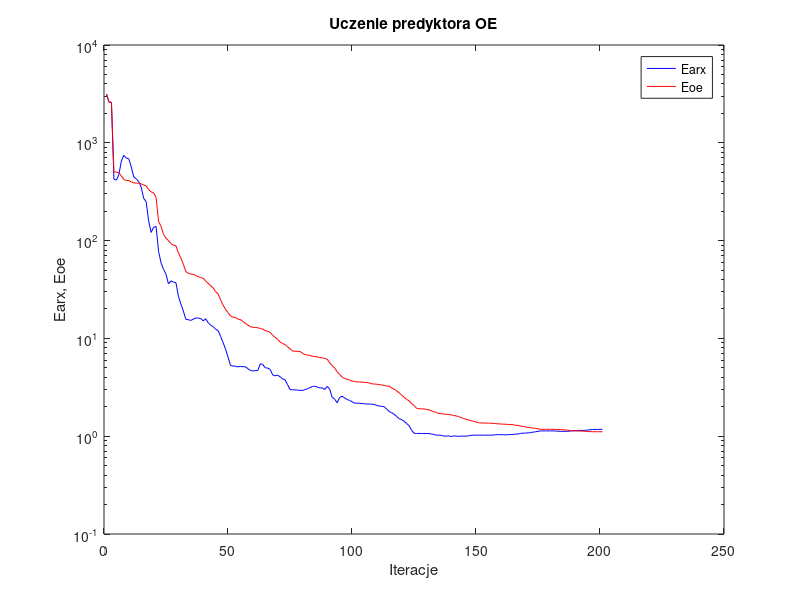
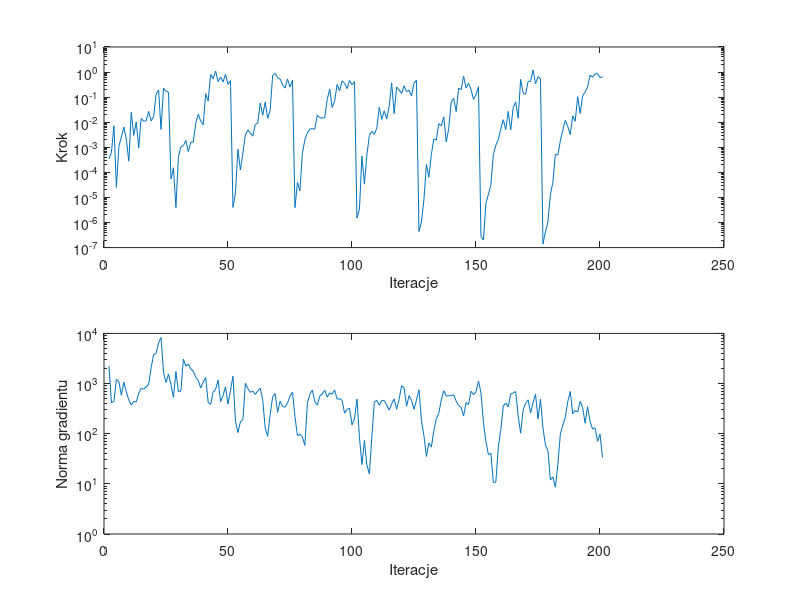

Here is the MATLAB script that generated these plots, in order:
%uczenie predyktora oe
clear all;
n=0; farx(n+1)=3.149628e+003; foe(n+1)=3.161883e+003; wspucz(n+1)=0.000000e+000; ng(n+1)=0.000000e+000;
%odnowa zmiennej metryki
n=1; farx(n+1)=2.609356e+003; foe(n+1)=2.617975e+003; krok(n+1)=3.467612e-004; ng(n+1)=2.234374e+003;
n=2; farx(n+1)=2.579387e+003; foe(n+1)=2.602482e+003; krok(n+1)=6.369581e-004; ng(n+1)=4.133974e+002;
n=3; farx(n+1)=4.255249e+002; foe(n+1)=5.039434e+002; krok(n+1)=7.242402e-003; ng(n+1)=4.406656e+002;
n=4; farx(n+1)=4.154024e+002; foe(n+1)=5.013740e+002; krok(n+1)=2.533263e-005; ng(n+1)=1.217587e+003;
n=5; farx(n+1)=4.741583e+002; foe(n+1)=4.949277e+002; krok(n+1)=1.072587e-003; ng(n+1)=1.091969e+003;
n=6; farx(n+1)=6.512115e+002; foe(n+1)=4.583031e+002; krok(n+1)=2.600344e-003; ng(n+1)=5.844200e+002;
n=7; farx(n+1)=7.455192e+002; foe(n+1)=4.212856e+002; krok(n+1)=6.374691e-003; ng(n+1)=1.062201e+003;
n=8; farx(n+1)=6.974221e+002; foe(n+1)=4.128818e+002; krok(n+1)=2.118327e-003; ng(n+1)=6.857344e+002;
n=9; farx(n+1)=6.862115e+002; foe(n+1)=4.100196e+002; krok(n+1)=2.799030e-004; ng(n+1)=4.718801e+002;
n=10; farx(n+1)=5.661636e+002; foe(n+1)=3.989071e+002; krok(n+1)=2.476948e-002; ng(n+1)=3.729523e+002;
n=11; farx(n+1)=4.473640e+002; foe(n+1)=3.892696e+002; krok(n+1)=2.990851e-003; ng(n+1)=4.422476e+002;
n=12; farx(n+1)=4.282009e+002; foe(n+1)=3.874845e+002; krok(n+1)=1.027811e-002; ng(n+1)=4.283278e+002;
n=13; farx(n+1)=4.009880e+002; foe(n+1)=3.862143e+002; krok(n+1)=9.540187e-004; ng(n+1)=6.358842e+002;
n=14; farx(n+1)=3.521910e+002; foe(n+1)=3.808977e+002; krok(n+1)=1.417782e-002; ng(n+1)=8.006760e+002;
n=15; farx(n+1)=2.700614e+002; foe(n+1)=3.700863e+002; krok(n+1)=1.095618e-002; ng(n+1)=7.744106e+002;
n=16; farx(n+1)=2.495465e+002; foe(n+1)=3.619908e+002; krok(n+1)=1.129495e-002; ng(n+1)=8.540245e+002;
n=17; farx(n+1)=1.590889e+002; foe(n+1)=3.335424e+002; krok(n+1)=2.705929e-002; ng(n+1)=9.722427e+002;
n=18; farx(n+1)=1.212900e+002; foe(n+1)=3.149820e+002; krok(n+1)=1.131031e-002; ng(n+1)=2.073549e+003;
n=19; farx(n+1)=1.370192e+002; foe(n+1)=3.083266e+002; krok(n+1)=1.660195e-002; ng(n+1)=3.776255e+003;
n=20; farx(n+1)=1.395105e+002; foe(n+1)=2.763734e+002; krok(n+1)=1.292864e-001; ng(n+1)=3.934210e+003;
n=21; farx(n+1)=7.753369e+001; foe(n+1)=1.572659e+002; krok(n+1)=1.928435e-001; ng(n+1)=6.483245e+003;
n=22; farx(n+1)=5.926808e+001; foe(n+1)=1.396386e+002; krok(n+1)=5.139053e-003; ng(n+1)=8.293606e+003;
n=23; farx(n+1)=5.086417e+001; foe(n+1)=1.157789e+002; krok(n+1)=2.268451e-001; ng(n+1)=1.671691e+003;
n=24; farx(n+1)=4.529991e+001; foe(n+1)=1.058255e+002; krok(n+1)=1.713887e-001; ng(n+1)=1.048447e+003;
n=25; farx(n+1)=3.605824e+001; foe(n+1)=1.000596e+002; krok(n+1)=1.580662e-001; ng(n+1)=1.537446e+003;
%odnowa zmiennej metryki
n=26; farx(n+1)=3.878210e+001; foe(n+1)=9.311531e+001; krok(n+1)=5.445660e-005; ng(n+1)=9.520526e+002;
n=27; farx(n+1)=3.767438e+001; foe(n+1)=8.969027e+001; krok(n+1)=1.520753e-004; ng(n+1)=5.304063e+002;
n=28; farx(n+1)=3.715188e+001; foe(n+1)=8.866413e+001; krok(n+1)=3.947840e-006; ng(n+1)=1.735477e+003;
n=29; farx(n+1)=2.701365e+001; foe(n+1)=7.488926e+001; krok(n+1)=4.228014e-004; ng(n+1)=6.820656e+002;
n=30; farx(n+1)=2.247569e+001; foe(n+1)=6.621000e+001; krok(n+1)=1.046882e-003; ng(n+1)=7.112393e+002;
n=31; farx(n+1)=1.903456e+001; foe(n+1)=5.727599e+001; krok(n+1)=1.166078e-003; ng(n+1)=3.069749e+003;
n=32; farx(n+1)=1.568067e+001; foe(n+1)=4.817211e+001; krok(n+1)=1.882699e-003; ng(n+1)=2.224321e+003;
n=33; farx(n+1)=1.554608e+001; foe(n+1)=4.638145e+001; krok(n+1)=6.696507e-004; ng(n+1)=2.457562e+003;
n=34; farx(n+1)=1.527163e+001; foe(n+1)=4.546195e+001; krok(n+1)=1.578712e-003; ng(n+1)=1.948357e+003;
n=35; farx(n+1)=1.572537e+001; foe(n+1)=4.516567e+001; krok(n+1)=1.599773e-003; ng(n+1)=1.766462e+003;
n=36; farx(n+1)=1.619116e+001; foe(n+1)=4.396076e+001; krok(n+1)=9.428457e-003; ng(n+1)=1.341465e+003;
n=37; farx(n+1)=1.613679e+001; foe(n+1)=4.279136e+001; krok(n+1)=2.082971e-002; ng(n+1)=1.143532e+003;
n=38; farx(n+1)=1.596111e+001; foe(n+1)=4.193240e+001; krok(n+1)=1.109636e-002; ng(n+1)=8.199859e+002;
n=39; farx(n+1)=1.509108e+001; foe(n+1)=4.123352e+001; krok(n+1)=8.009570e-003; ng(n+1)=1.065313e+003;
n=40; farx(n+1)=1.589321e+001; foe(n+1)=3.855809e+001; krok(n+1)=1.365450e-001; ng(n+1)=1.321671e+003;
n=41; farx(n+1)=1.448572e+001; foe(n+1)=3.656856e+001; krok(n+1)=6.964181e-002; ng(n+1)=4.229477e+002;
n=42; farx(n+1)=1.366032e+001; foe(n+1)=3.446714e+001; krok(n+1)=8.008859e-001; ng(n+1)=3.849759e+002;
n=43; farx(n+1)=1.320045e+001; foe(n+1)=3.289602e+001; krok(n+1)=5.422916e-001; ng(n+1)=6.748787e+002;
n=44; farx(n+1)=1.242315e+001; foe(n+1)=3.011895e+001; krok(n+1)=1.104103e+000; ng(n+1)=7.633777e+002;
n=45; farx(n+1)=1.201368e+001; foe(n+1)=2.849700e+001; krok(n+1)=4.128102e-001; ng(n+1)=1.174285e+003;
n=46; farx(n+1)=1.051438e+001; foe(n+1)=2.481177e+001; krok(n+1)=6.314556e-001; ng(n+1)=4.351293e+002;
n=47; farx(n+1)=9.099468e+000; foe(n+1)=2.195587e+001; krok(n+1)=4.063898e-001; ng(n+1)=5.759588e+002;
n=48; farx(n+1)=7.784638e+000; foe(n+1)=1.978431e+001; krok(n+1)=8.159604e-001; ng(n+1)=8.631369e+002;
n=49; farx(n+1)=6.463663e+000; foe(n+1)=1.840912e+001; krok(n+1)=3.214238e-001; ng(n+1)=3.885853e+002;
n=50; farx(n+1)=5.285975e+000; foe(n+1)=1.701699e+001; krok(n+1)=4.555491e-001; ng(n+1)=7.340950e+002;
%odnowa zmiennej metryki
n=51; farx(n+1)=5.215336e+000; foe(n+1)=1.644996e+001; krok(n+1)=3.984954e-006; ng(n+1)=1.401333e+003;
n=52; farx(n+1)=5.198136e+000; foe(n+1)=1.641462e+001; krok(n+1)=1.549259e-005; ng(n+1)=1.768919e+002;
n=53; farx(n+1)=5.110696e+000; foe(n+1)=1.572633e+001; krok(n+1)=8.442236e-004; ng(n+1)=1.056060e+002;
n=54; farx(n+1)=5.179024e+000; foe(n+1)=1.562405e+001; krok(n+1)=1.239407e-004; ng(n+1)=1.722000e+002;
n=55; farx(n+1)=5.133286e+000; foe(n+1)=1.488623e+001; krok(n+1)=5.834916e-004; ng(n+1)=1.905664e+002;
n=56; farx(n+1)=5.132828e+000; foe(n+1)=1.428594e+001; krok(n+1)=3.135616e-003; ng(n+1)=1.012528e+003;
n=57; farx(n+1)=4.901508e+000; foe(n+1)=1.367241e+001; krok(n+1)=4.935931e-003; ng(n+1)=7.907654e+002;
n=58; farx(n+1)=4.724176e+000; foe(n+1)=1.317555e+001; krok(n+1)=3.704626e-003; ng(n+1)=6.681548e+002;
n=59; farx(n+1)=4.645107e+000; foe(n+1)=1.298444e+001; krok(n+1)=2.774090e-003; ng(n+1)=7.090359e+002;
n=60; farx(n+1)=4.678930e+000; foe(n+1)=1.292650e+001; krok(n+1)=8.174750e-003; ng(n+1)=6.081302e+002;
n=61; farx(n+1)=4.698467e+000; foe(n+1)=1.286462e+001; krok(n+1)=9.307204e-003; ng(n+1)=7.145777e+002;
n=62; farx(n+1)=5.491920e+000; foe(n+1)=1.261171e+001; krok(n+1)=5.793922e-002; ng(n+1)=8.134282e+002;
n=63; farx(n+1)=5.420957e+000; foe(n+1)=1.248464e+001; krok(n+1)=1.910413e-002; ng(n+1)=4.726216e+002;
n=64; farx(n+1)=5.007625e+000; foe(n+1)=1.200283e+001; krok(n+1)=6.288276e-002; ng(n+1)=1.291242e+002;
n=65; farx(n+1)=4.978730e+000; foe(n+1)=1.185682e+001; krok(n+1)=1.430505e-002; ng(n+1)=8.870747e+001;
n=66; farx(n+1)=4.814211e+000; foe(n+1)=1.151522e+001; krok(n+1)=3.002384e-002; ng(n+1)=2.415198e+002;
n=67; farx(n+1)=4.237037e+000; foe(n+1)=1.079808e+001; krok(n+1)=7.238598e-001; ng(n+1)=5.406831e+002;
n=68; farx(n+1)=4.138936e+000; foe(n+1)=1.025018e+001; krok(n+1)=8.823184e-001; ng(n+1)=6.304301e+002;
n=69; farx(n+1)=4.212811e+000; foe(n+1)=9.808412e+000; krok(n+1)=6.041087e-001; ng(n+1)=2.663162e+002;
n=70; farx(n+1)=4.052607e+000; foe(n+1)=9.166783e+000; krok(n+1)=5.312625e-001; ng(n+1)=4.482370e+002;
n=71; farx(n+1)=3.864474e+000; foe(n+1)=8.859384e+000; krok(n+1)=3.064368e-001; ng(n+1)=3.527172e+002;
n=72; farx(n+1)=3.779028e+000; foe(n+1)=8.662091e+000; krok(n+1)=2.292378e-001; ng(n+1)=3.367788e+002;
n=73; farx(n+1)=3.369944e+000; foe(n+1)=8.212564e+000; krok(n+1)=5.317968e-001; ng(n+1)=4.092431e+002;
n=74; farx(n+1)=3.006172e+000; foe(n+1)=7.831465e+000; krok(n+1)=2.522670e-001; ng(n+1)=5.604883e+002;
n=75; farx(n+1)=2.979138e+000; foe(n+1)=7.416399e+000; krok(n+1)=4.698917e-001; ng(n+1)=6.742886e+002;
%odnowa zmiennej metryki
n=76; farx(n+1)=2.981728e+000; foe(n+1)=7.396518e+000; krok(n+1)=3.917546e-006; ng(n+1)=2.189635e+002;
n=77; farx(n+1)=2.959301e+000; foe(n+1)=7.371466e+000; krok(n+1)=3.982214e-005; ng(n+1)=9.098827e+001;
n=78; farx(n+1)=2.947279e+000; foe(n+1)=7.353473e+000; krok(n+1)=1.848840e-005; ng(n+1)=9.776955e+001;
n=79; farx(n+1)=2.932753e+000; foe(n+1)=7.055672e+000; krok(n+1)=6.037139e-004; ng(n+1)=8.538654e+001;
n=80; farx(n+1)=2.994433e+000; foe(n+1)=6.839205e+000; krok(n+1)=1.970836e-003; ng(n+1)=5.865280e+001;
n=81; farx(n+1)=3.057687e+000; foe(n+1)=6.763456e+000; krok(n+1)=3.813746e-003; ng(n+1)=4.050211e+002;
n=82; farx(n+1)=3.132604e+000; foe(n+1)=6.702640e+000; krok(n+1)=5.294040e-003; ng(n+1)=6.087260e+002;
n=83; farx(n+1)=3.222030e+000; foe(n+1)=6.559031e+000; krok(n+1)=5.548179e-003; ng(n+1)=7.462573e+002;
n=84; farx(n+1)=3.246388e+000; foe(n+1)=6.531169e+000; krok(n+1)=5.295103e-003; ng(n+1)=4.353374e+002;
n=85; farx(n+1)=3.178553e+000; foe(n+1)=6.467525e+000; krok(n+1)=1.939776e-002; ng(n+1)=3.696239e+002;
n=86; farx(n+1)=3.113867e+000; foe(n+1)=6.378982e+000; krok(n+1)=1.521910e-002; ng(n+1)=5.619500e+002;
n=87; farx(n+1)=3.122191e+000; foe(n+1)=6.327059e+000; krok(n+1)=1.448480e-002; ng(n+1)=6.219456e+002;
n=88; farx(n+1)=3.006786e+000; foe(n+1)=6.233775e+000; krok(n+1)=1.511435e-002; ng(n+1)=7.337686e+002;
n=89; farx(n+1)=3.234161e+000; foe(n+1)=6.132534e+000; krok(n+1)=8.033198e-002; ng(n+1)=5.389715e+002;
n=90; farx(n+1)=3.035058e+000; foe(n+1)=5.632129e+000; krok(n+1)=2.103304e-001; ng(n+1)=6.498176e+002;
n=91; farx(n+1)=2.494266e+000; foe(n+1)=5.282083e+000; krok(n+1)=3.836134e-002; ng(n+1)=6.136378e+002;
n=92; farx(n+1)=2.400036e+000; foe(n+1)=4.981751e+000; krok(n+1)=6.935426e-002; ng(n+1)=7.454576e+002;
n=93; farx(n+1)=2.195159e+000; foe(n+1)=4.565166e+000; krok(n+1)=3.213279e-001; ng(n+1)=4.868878e+002;
n=94; farx(n+1)=2.484206e+000; foe(n+1)=4.281733e+000; krok(n+1)=1.778431e-001; ng(n+1)=4.997693e+002;
n=95; farx(n+1)=2.564784e+000; foe(n+1)=4.036794e+000; krok(n+1)=4.317671e-001; ng(n+1)=4.632852e+002;
n=96; farx(n+1)=2.464410e+000; foe(n+1)=3.898129e+000; krok(n+1)=3.648074e-001; ng(n+1)=2.571906e+002;
n=97; farx(n+1)=2.374974e+000; foe(n+1)=3.816718e+000; krok(n+1)=2.186494e-001; ng(n+1)=3.050500e+002;
n=98; farx(n+1)=2.323909e+000; foe(n+1)=3.747441e+000; krok(n+1)=4.641165e-001; ng(n+1)=3.219087e+002;
n=99; farx(n+1)=2.254250e+000; foe(n+1)=3.681587e+000; krok(n+1)=3.118100e-001; ng(n+1)=1.499908e+002;
n=100; farx(n+1)=2.179338e+000; foe(n+1)=3.622076e+000; krok(n+1)=4.128102e-001; ng(n+1)=1.978181e+002;
%odnowa zmiennej metryki
n=101; farx(n+1)=2.175875e+000; foe(n+1)=3.593767e+000; krok(n+1)=1.495620e-006; ng(n+1)=4.932085e+002;
n=102; farx(n+1)=2.175311e+000; foe(n+1)=3.592144e+000; krok(n+1)=3.430845e-006; ng(n+1)=8.507648e+001;
n=103; farx(n+1)=2.153266e+000; foe(n+1)=3.569374e+000; krok(n+1)=4.430569e-004; ng(n+1)=2.422729e+001;
n=104; farx(n+1)=2.151291e+000; foe(n+1)=3.557155e+000; krok(n+1)=3.400479e-005; ng(n+1)=7.298990e+001;
n=105; farx(n+1)=2.131275e+000; foe(n+1)=3.539436e+000; krok(n+1)=4.957630e-004; ng(n+1)=2.360939e+001;
n=106; farx(n+1)=2.132738e+000; foe(n+1)=3.500205e+000; krok(n+1)=2.939560e-003; ng(n+1)=1.581772e+001;
n=107; farx(n+1)=2.127260e+000; foe(n+1)=3.431466e+000; krok(n+1)=4.372259e-003; ng(n+1)=8.633164e+001;
n=108; farx(n+1)=2.109188e+000; foe(n+1)=3.416850e+000; krok(n+1)=3.303309e-003; ng(n+1)=4.275256e+002;
n=109; farx(n+1)=2.062547e+000; foe(n+1)=3.399940e+000; krok(n+1)=5.829338e-003; ng(n+1)=4.616117e+002;
n=110; farx(n+1)=2.037706e+000; foe(n+1)=3.370317e+000; krok(n+1)=3.933136e-002; ng(n+1)=3.687041e+002;
n=111; farx(n+1)=2.017600e+000; foe(n+1)=3.342224e+000; krok(n+1)=1.303276e-002; ng(n+1)=4.610706e+002;
n=112; farx(n+1)=2.003114e+000; foe(n+1)=3.300448e+000; krok(n+1)=2.847603e-002; ng(n+1)=4.595598e+002;
n=113; farx(n+1)=1.893083e+000; foe(n+1)=3.261705e+000; krok(n+1)=1.333847e-002; ng(n+1)=3.747778e+002;
n=114; farx(n+1)=1.788583e+000; foe(n+1)=3.245036e+000; krok(n+1)=4.446078e-002; ng(n+1)=2.955666e+002;
n=115; farx(n+1)=1.737712e+000; foe(n+1)=3.108327e+000; krok(n+1)=3.691454e-001; ng(n+1)=3.966074e+002;
n=116; farx(n+1)=1.677710e+000; foe(n+1)=3.030331e+000; krok(n+1)=2.191235e-002; ng(n+1)=4.936303e+002;
n=117; farx(n+1)=1.590989e+000; foe(n+1)=2.913235e+000; krok(n+1)=2.543102e-001; ng(n+1)=3.072296e+002;
n=118; farx(n+1)=1.510487e+000; foe(n+1)=2.769778e+000; krok(n+1)=1.936041e-001; ng(n+1)=4.854294e+002;
n=119; farx(n+1)=1.477137e+000; foe(n+1)=2.646497e+000; krok(n+1)=1.407955e-001; ng(n+1)=8.998927e+002;
n=120; farx(n+1)=1.422049e+000; foe(n+1)=2.496623e+000; krok(n+1)=2.828655e-001; ng(n+1)=8.206673e+002;
n=121; farx(n+1)=1.349668e+000; foe(n+1)=2.387829e+000; krok(n+1)=1.660944e-001; ng(n+1)=3.523249e+002;
n=122; farx(n+1)=1.281797e+000; foe(n+1)=2.298694e+000; krok(n+1)=1.892969e-001; ng(n+1)=5.729115e+002;
n=123; farx(n+1)=1.154898e+000; foe(n+1)=2.159948e+000; krok(n+1)=1.119739e-001; ng(n+1)=4.616420e+002;
n=124; farx(n+1)=1.072228e+000; foe(n+1)=2.069023e+000; krok(n+1)=3.604099e-001; ng(n+1)=3.061941e+002;
n=125; farx(n+1)=1.067591e+000; foe(n+1)=1.930373e+000; krok(n+1)=4.635137e-001; ng(n+1)=4.679074e+002;
%odnowa zmiennej metryki
n=126; farx(n+1)=1.066789e+000; foe(n+1)=1.908129e+000; krok(n+1)=4.391862e-007; ng(n+1)=7.548467e+002;
n=127; farx(n+1)=1.066580e+000; foe(n+1)=1.905603e+000; krok(n+1)=1.047448e-006; ng(n+1)=1.834213e+002;
n=128; farx(n+1)=1.065612e+000; foe(n+1)=1.900202e+000; krok(n+1)=8.153596e-006; ng(n+1)=9.151019e+001;
n=129; farx(n+1)=1.065388e+000; foe(n+1)=1.881579e+000; krok(n+1)=2.084136e-004; ng(n+1)=3.515911e+001;
n=130; farx(n+1)=1.064596e+000; foe(n+1)=1.863171e+000; krok(n+1)=6.408173e-005; ng(n+1)=6.553375e+001;
n=131; farx(n+1)=1.052788e+000; foe(n+1)=1.814385e+000; krok(n+1)=5.188110e-004; ng(n+1)=5.400771e+001;
n=132; farx(n+1)=1.042739e+000; foe(n+1)=1.783520e+000; krok(n+1)=2.156451e-003; ng(n+1)=1.153383e+002;
n=133; farx(n+1)=1.024044e+000; foe(n+1)=1.742717e+000; krok(n+1)=1.940049e-003; ng(n+1)=1.991322e+002;
n=134; farx(n+1)=1.025198e+000; foe(n+1)=1.709877e+000; krok(n+1)=8.704305e-003; ng(n+1)=2.551634e+002;
n=135; farx(n+1)=1.021301e+000; foe(n+1)=1.699492e+000; krok(n+1)=7.088910e-003; ng(n+1)=4.715287e+002;
n=136; farx(n+1)=1.002625e+000; foe(n+1)=1.682134e+000; krok(n+1)=1.632237e-002; ng(n+1)=7.195618e+002;
n=137; farx(n+1)=1.002378e+000; foe(n+1)=1.676059e+000; krok(n+1)=1.632192e-003; ng(n+1)=5.649468e+002;
n=138; farx(n+1)=1.009499e+000; foe(n+1)=1.669111e+000; krok(n+1)=5.608324e-003; ng(n+1)=5.687768e+002;
n=139; farx(n+1)=9.909872e-001; foe(n+1)=1.650821e+000; krok(n+1)=6.468141e-002; ng(n+1)=5.816298e+002;
n=140; farx(n+1)=1.007047e+000; foe(n+1)=1.631462e+000; krok(n+1)=9.004374e-002; ng(n+1)=5.936440e+002;
n=141; farx(n+1)=1.003623e+000; foe(n+1)=1.614537e+000; krok(n+1)=2.667694e-002; ng(n+1)=4.475713e+002;
n=142; farx(n+1)=9.955385e-001; foe(n+1)=1.579302e+000; krok(n+1)=2.268193e-001; ng(n+1)=3.612808e+002;
n=143; farx(n+1)=1.003236e+000; foe(n+1)=1.553686e+000; krok(n+1)=1.992696e-001; ng(n+1)=3.343898e+002;
n=144; farx(n+1)=1.001305e+000; foe(n+1)=1.514984e+000; krok(n+1)=6.776371e-001; ng(n+1)=2.253596e+002;
n=145; farx(n+1)=1.002425e+000; foe(n+1)=1.489456e+000; krok(n+1)=2.317569e-001; ng(n+1)=4.180297e+002;
n=146; farx(n+1)=1.008242e+000; foe(n+1)=1.466688e+000; krok(n+1)=3.589369e-001; ng(n+1)=3.794843e+002;
n=147; farx(n+1)=1.020876e+000; foe(n+1)=1.435412e+000; krok(n+1)=2.001704e-001; ng(n+1)=7.033870e+002;
n=148; farx(n+1)=1.023265e+000; foe(n+1)=1.421447e+000; krok(n+1)=8.100548e-002; ng(n+1)=5.994138e+002;
n=149; farx(n+1)=1.026857e+000; foe(n+1)=1.402306e+000; krok(n+1)=1.249482e-001; ng(n+1)=6.877707e+002;
n=150; farx(n+1)=1.025406e+000; foe(n+1)=1.374223e+000; krok(n+1)=2.601807e-001; ng(n+1)=1.126332e+003;
%odnowa zmiennej metryki
n=151; farx(n+1)=1.025198e+000; foe(n+1)=1.365133e+000; krok(n+1)=2.724672e-007; ng(n+1)=6.563595e+002;
n=152; farx(n+1)=1.025186e+000; foe(n+1)=1.364631e+000; krok(n+1)=2.024004e-007; ng(n+1)=1.688951e+002;
n=153; farx(n+1)=1.025133e+000; foe(n+1)=1.362558e+000; krok(n+1)=5.962377e-006; ng(n+1)=6.954007e+001;
n=154; farx(n+1)=1.025212e+000; foe(n+1)=1.361004e+000; krok(n+1)=1.323611e-005; ng(n+1)=3.809811e+001;
n=155; farx(n+1)=1.025790e+000; foe(n+1)=1.356615e+000; krok(n+1)=3.223647e-005; ng(n+1)=4.093963e+001;
n=156; farx(n+1)=1.027451e+000; foe(n+1)=1.352508e+000; krok(n+1)=5.120833e-004; ng(n+1)=1.060853e+001;
n=157; farx(n+1)=1.034710e+000; foe(n+1)=1.343625e+000; krok(n+1)=1.204607e-003; ng(n+1)=1.083427e+001;
n=158; farx(n+1)=1.039128e+000; foe(n+1)=1.338268e+000; krok(n+1)=2.024786e-003; ng(n+1)=5.486361e+001;
n=159; farx(n+1)=1.037100e+000; foe(n+1)=1.332067e+000; krok(n+1)=5.433546e-003; ng(n+1)=1.211272e+002;
n=160; farx(n+1)=1.035667e+000; foe(n+1)=1.327949e+000; krok(n+1)=1.258748e-002; ng(n+1)=3.567693e+002;
n=161; farx(n+1)=1.033293e+000; foe(n+1)=1.325179e+000; krok(n+1)=5.060913e-003; ng(n+1)=4.096908e+002;
n=162; farx(n+1)=1.037789e+000; foe(n+1)=1.318851e+000; krok(n+1)=2.701515e-002; ng(n+1)=3.443164e+002;
n=163; farx(n+1)=1.039292e+000; foe(n+1)=1.315201e+000; krok(n+1)=4.884963e-003; ng(n+1)=6.210312e+002;
n=164; farx(n+1)=1.041337e+000; foe(n+1)=1.312435e+000; krok(n+1)=3.903718e-002; ng(n+1)=6.430938e+002;
n=165; farx(n+1)=1.052948e+000; foe(n+1)=1.292210e+000; krok(n+1)=6.392790e-002; ng(n+1)=6.954450e+002;
n=166; farx(n+1)=1.051227e+000; foe(n+1)=1.290394e+000; krok(n+1)=1.450364e-002; ng(n+1)=2.261058e+002;
n=167; farx(n+1)=1.067925e+000; foe(n+1)=1.268783e+000; krok(n+1)=5.154350e-001; ng(n+1)=1.027770e+002;
n=168; farx(n+1)=1.075253e+000; foe(n+1)=1.259604e+000; krok(n+1)=1.464036e-001; ng(n+1)=3.012673e+002;
n=169; farx(n+1)=1.076898e+000; foe(n+1)=1.242031e+000; krok(n+1)=1.312394e-001; ng(n+1)=4.024828e+002;
n=170; farx(n+1)=1.080102e+000; foe(n+1)=1.231963e+000; krok(n+1)=4.228884e-001; ng(n+1)=4.730893e+002;
n=171; farx(n+1)=1.089763e+000; foe(n+1)=1.221291e+000; krok(n+1)=4.306047e-001; ng(n+1)=2.578687e+002;
n=172; farx(n+1)=1.100297e+000; foe(n+1)=1.210508e+000; krok(n+1)=1.218939e+000; ng(n+1)=4.156525e+002;
n=173; farx(n+1)=1.109568e+000; foe(n+1)=1.202696e+000; krok(n+1)=3.444314e-001; ng(n+1)=6.134033e+002;
n=174; farx(n+1)=1.121020e+000; foe(n+1)=1.189374e+000; krok(n+1)=6.577988e-001; ng(n+1)=1.971434e+002;
n=175; farx(n+1)=1.133103e+000; foe(n+1)=1.176973e+000; krok(n+1)=5.458698e-001; ng(n+1)=4.908719e+002;
%odnowa zmiennej metryki
n=176; farx(n+1)=1.133106e+000; foe(n+1)=1.176788e+000; krok(n+1)=1.392885e-007; ng(n+1)=1.313755e+002;
n=177; farx(n+1)=1.133111e+000; foe(n+1)=1.176687e+000; krok(n+1)=4.265413e-007; ng(n+1)=5.887111e+001;
n=178; farx(n+1)=1.133100e+000; foe(n+1)=1.176402e+000; krok(n+1)=1.068253e-006; ng(n+1)=4.598337e+001;
n=179; farx(n+1)=1.133066e+000; foe(n+1)=1.176256e+000; krok(n+1)=1.290553e-005; ng(n+1)=1.190771e+001;
n=180; farx(n+1)=1.132730e+000; foe(n+1)=1.175551e+000; krok(n+1)=4.013634e-005; ng(n+1)=1.367620e+001;
n=181; farx(n+1)=1.129766e+000; foe(n+1)=1.172402e+000; krok(n+1)=5.266656e-004; ng(n+1)=8.536859e+000;
n=182; farx(n+1)=1.125337e+000; foe(n+1)=1.169243e+000; krok(n+1)=4.863834e-004; ng(n+1)=2.430553e+001;
n=183; farx(n+1)=1.121098e+000; foe(n+1)=1.166744e+000; krok(n+1)=1.788132e-003; ng(n+1)=9.691415e+001;
n=184; farx(n+1)=1.120937e+000; foe(n+1)=1.164489e+000; krok(n+1)=4.969883e-003; ng(n+1)=1.495571e+002;
n=185; farx(n+1)=1.120685e+000; foe(n+1)=1.158437e+000; krok(n+1)=1.189399e-002; ng(n+1)=2.089644e+002;
n=186; farx(n+1)=1.123193e+000; foe(n+1)=1.153059e+000; krok(n+1)=6.802533e-003; ng(n+1)=4.352422e+002;
n=187; farx(n+1)=1.129305e+000; foe(n+1)=1.139036e+000; krok(n+1)=3.195265e-003; ng(n+1)=6.956439e+002;
n=188; farx(n+1)=1.137863e+000; foe(n+1)=1.134015e+000; krok(n+1)=1.778972e-002; ng(n+1)=2.508868e+002;
n=189; farx(n+1)=1.140890e+000; foe(n+1)=1.132934e+000; krok(n+1)=1.095618e-002; ng(n+1)=2.907747e+002;
n=190; farx(n+1)=1.143973e+000; foe(n+1)=1.130694e+000; krok(n+1)=1.046893e-001; ng(n+1)=2.689615e+002;
n=191; farx(n+1)=1.147662e+000; foe(n+1)=1.128708e+000; krok(n+1)=2.219272e-002; ng(n+1)=4.434240e+002;
n=192; farx(n+1)=1.145038e+000; foe(n+1)=1.125074e+000; krok(n+1)=1.134226e-001; ng(n+1)=3.341476e+002;
n=193; farx(n+1)=1.148750e+000; foe(n+1)=1.122688e+000; krok(n+1)=1.577575e-001; ng(n+1)=1.615723e+002;
n=194; farx(n+1)=1.154952e+000; foe(n+1)=1.117138e+000; krok(n+1)=2.522670e-001; ng(n+1)=3.453059e+002;
n=195; farx(n+1)=1.163862e+000; foe(n+1)=1.113176e+000; krok(n+1)=7.491049e-001; ng(n+1)=1.759727e+002;
n=196; farx(n+1)=1.171389e+000; foe(n+1)=1.111597e+000; krok(n+1)=6.233058e-001; ng(n+1)=1.237922e+002;
n=197; farx(n+1)=1.173171e+000; foe(n+1)=1.110854e+000; krok(n+1)=8.295027e-001; ng(n+1)=1.311193e+002;
n=198; farx(n+1)=1.173917e+000; foe(n+1)=1.110588e+000; krok(n+1)=8.771846e-001; ng(n+1)=7.019845e+001;
n=199; farx(n+1)=1.175197e+000; foe(n+1)=1.110446e+000; krok(n+1)=6.019322e-001; ng(n+1)=9.830463e+001;
n=200; farx(n+1)=1.176215e+000; foe(n+1)=1.110241e+000; krok(n+1)=6.522451e-001; ng(n+1)=3.358059e+001;

figure; semilogy(farx,'b'); hold on; semilogy(foe,'r'); xlabel('Iteracje'); ylabel('Earx, Eoe'); legend('Earx','Eoe'); title('Uczenie predyktora OE');
figure; subplot(2,1,1); semilogy(krok); xlabel('Iteracje'); ylabel('Krok');
subplot(2,1,2); semilogy(ng); xlabel('Iteracje'); ylabel('Norma gradientu');
Earx=farx(n+1)
Eoe=foe(n+1)
